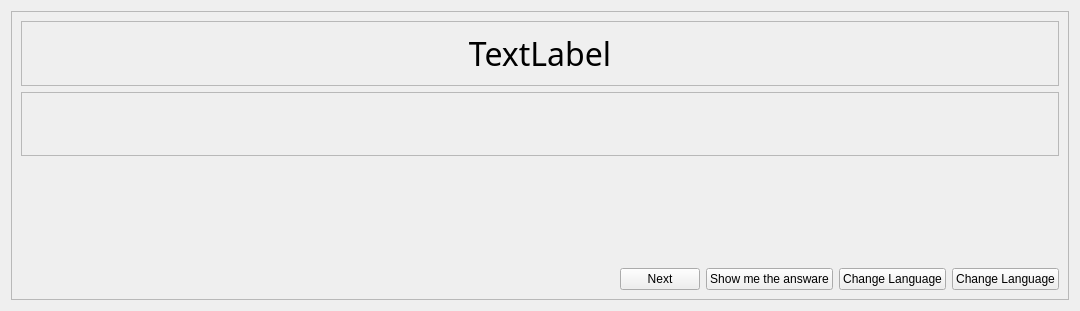
          <widget class="QWidget" name="tab_3">
           <attribute name="title">
            <string>Selecting</string>
           </attribute>
           <layout class="QGridLayout" name="gridLayout_18">
            <item row="0" column="0">
             <widget class="QFrame" name="frame_6">
              <property name="frameShape">
               <enum>QFrame::StyledPanel</enum>
              </property>
              <property name="frameShadow">
               <enum>QFrame::Raised</enum>
              </property>
              <layout class="QGridLayout" name="gridLayout_19">
               <item row="3" column="2">
                <widget class="QPushButton" name="show_the_answare">
                 <property name="text">
                  <string>Show me the answare</string>
                 </property>
                </widget>
               </item>
               <item row="0" column="0" colspan="5">
                <layout class="QVBoxLayout" name="verticalLayout_14">
                 <item>
                  <widget class="QFrame" name="frame_4">
                   <property name="frameShape">
                    <enum>QFrame::StyledPanel</enum>
                   </property>
                   <property name="frameShadow">
                    <enum>QFrame::Raised</enum>
                   </property>
                   <layout class="QGridLayout" name="gridLayout_13">
                    <item row="0" column="0">
                     <widget class="QLabel" name="label_13">
                      <property name="font">
                       <font>
                        <family>Arial AMU</family>
                        <pointsize>24</pointsize>
                       </font>
                      </property>
                      <property name="text">
                       <string>TextLabel</string>
                      </property>
                      <property name="alignment">
                       <set>Qt::AlignCenter</set>
                      </property>
                     </widget>
                    </item>
                   </layout>
                  </widget>
                 </item>
                </layout>
               </item>
               <item row="2" column="0" colspan="5">
                <layout class="QGridLayout" name="gridLayout_12">
                 <item row="1" column="2">
                  <spacer name="horizontalSpacer_12">
                   <property name="orientation">
                    <enum>Qt::Horizontal</enum>
                   </property>
                   <property name="sizeHint" stdset="0">
                    <size>
                     <width>40</width>
                     <height>20</height>
                    </size>
                   </property>
                  </spacer>
                 </item>
                 <item row="2" column="1">
                  <spacer name="verticalSpacer_3">
                   <property name="orientation">
                    <enum>Qt::Vertical</enum>
                   </property>
                   <property name="sizeHint" stdset="0">
                    <size>
                     <width>20</width>
                     <height>40</height>
                    </size>
                   </property>
                  </spacer>
                 </item>
                 <item row="1" column="0">
                  <spacer name="horizontalSpacer_11">
                   <property name="orientation">
                    <enum>Qt::Horizontal</enum>
                   </property>
                   <property name="sizeHint" stdset="0">
                    <size>
                     <width>40</width>
                     <height>20</height>
                    </size>
                   </property>
                  </spacer>
                 </item>
                 <item row="0" column="1">
                  <spacer name="verticalSpacer_4">
                   <property name="orientation">
                    <enum>Qt::Vertical</enum>
                   </property>
                   <property name="sizeHint" stdset="0">
                    <size>
                     <width>20</width>
                     <height>40</height>
                    </size>
                   </property>
                  </spacer>
                 </item>
                 <item row="1" column="1">
                  <widget class="QWidget" name="widget" native="true"/>
                 </item>
                </layout>
               </item>
               <item row="3" column="0">
                <spacer name="horizontalSpacer_13">
                 <property name="orientation">
                  <enum>Qt::Horizontal</enum>
                 </property>
                 <property name="sizeHint" stdset="0">
                  <size>
                   <width>593</width>
                   <height>20</height>
                  </size>
                 </property>
                </spacer>
               </item>
               <item row="3" column="3">
                <widget class="QPushButton" name="ch_l1">
                 <property name="text">
                  <string>Change Language</string>
                 </property>
                </widget>
               </item>
               <item row="3" column="4">
                <widget class="QPushButton" name="ch_l2">
                 <property name="text">
                  <string>Change Language</string>
                 </property>
                </widget>
               </item>
               <item row="1" column="0" colspan="5">
                <widget class="QFrame" name="frame_7">
                 <property name="frameShape">
                  <enum>QFrame::StyledPanel</enum>
                 </property>
                 <property name="frameShadow">
                  <enum>QFrame::Raised</enum>
                 </property>
                 <layout class="QGridLayout" name="gridLayout_17">
                  <item row="0" column="0">
                   <widget class="QLabel" name="label_forclik">
                    <property name="font">
                     <font>
                      <family>Arial AMU</family>
                      <pointsize>24</pointsize>
                     </font>
                    </property>
                    <property name="text">
                     <string/>
                    </property>
                    <property name="alignment">
                     <set>Qt::AlignCenter</set>
                    </property>
                   </widget>
                  </item>
                 </layout>
                </widget>
               </item>
               <item row="3" column="1">
                <widget class="QPushButton" name="next_shufle">
                 <property name="text">
                  <string>Next</string>
                 </property>
                </widget>
               </item>
              </layout>
             </widget>
            </item>
           </layout>
          </widget>
